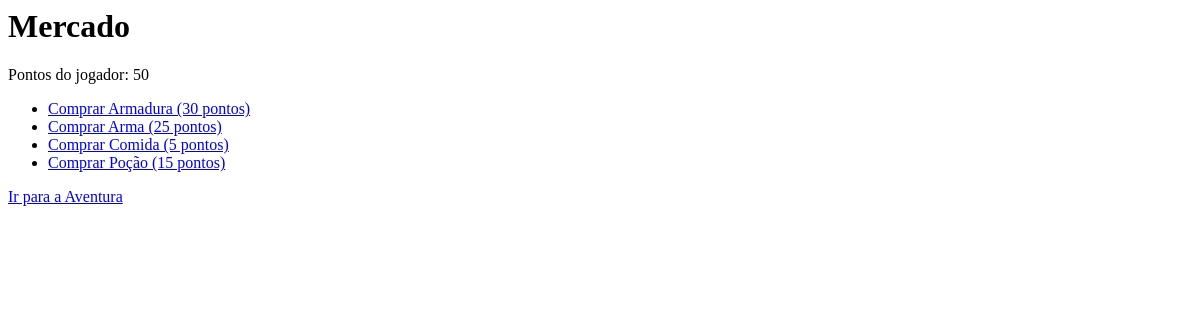
The page /market/ on the database as committed earlier.
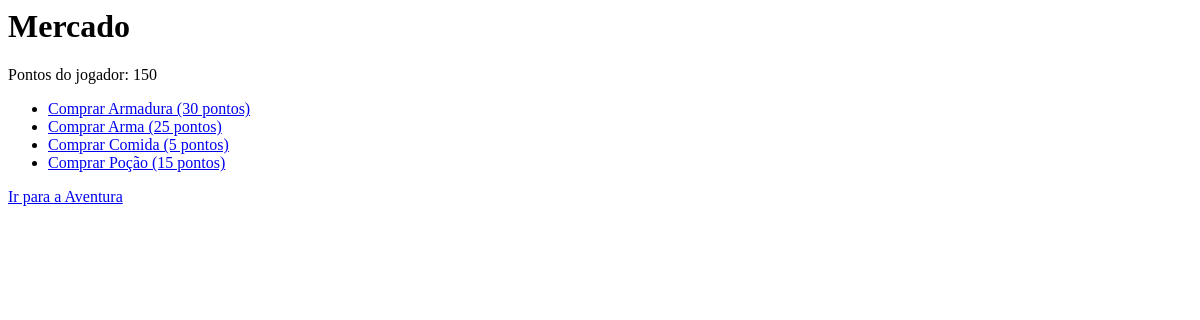
The same page on the database as committed later.
### inventory/models.py (models this page shows)
class Player(models.Model):
    name = models.CharField(max_length=100)
    gender = models.CharField(max_length=10, default='Male')  # Defina o valor padrão como 'Male'
    points = models.IntegerField(default=100)

### inventory/views.py (the view)
# urls.py: path('market/', market, name='market'),
def market(request):
    player = Player.objects.get(pk=1)  # Assumindo que há um jogador com ID 1
    items = Item.objects.all()
    context = {'player': player, 'items': items}
    return render(request, 'inventory/market.html', context)

### inventory/templates/inventory/market.html
<h1>Mercado</h1>
<p>Pontos do jogador: {{ player.points }}</p>
<ul>
  <li><a href="{% url 'buy_item' 1 %}">Comprar Armadura (30 pontos)</a></li>
  <li><a href="{% url 'buy_item' 2 %}">Comprar Arma (25 pontos)</a></li>
  <li><a href="{% url 'buy_item' 3 %}">Comprar Comida (5 pontos)</a></li>
  <li><a href="{% url 'buy_item' 4 %}">Comprar Poção (15 pontos)</a></li>
</ul>
<a href="{% url 'adventure' %}">Ir para a Aventura</a>

Rows that differ between the two databases and show on the page:
changed Player: points "50" → "150"
